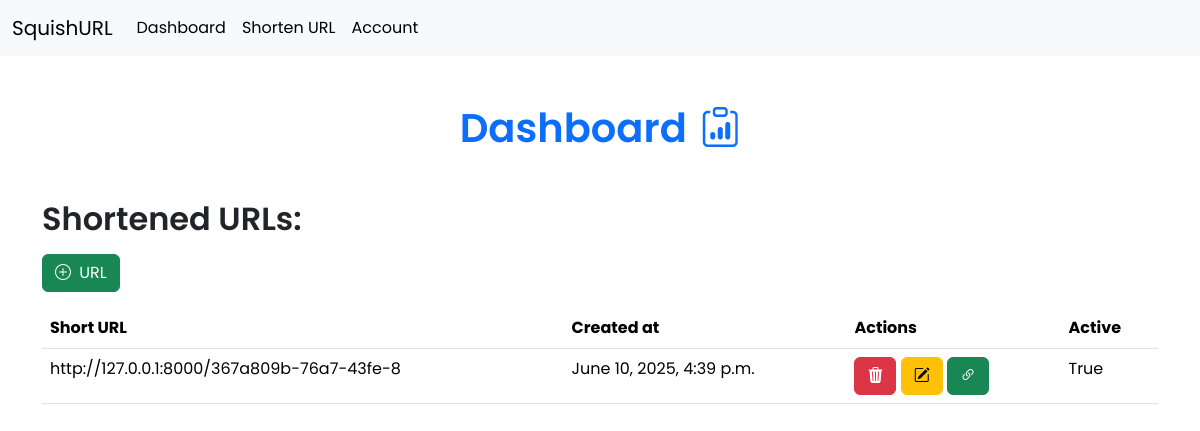
The app's page /dashboard/ (signed in), older data.
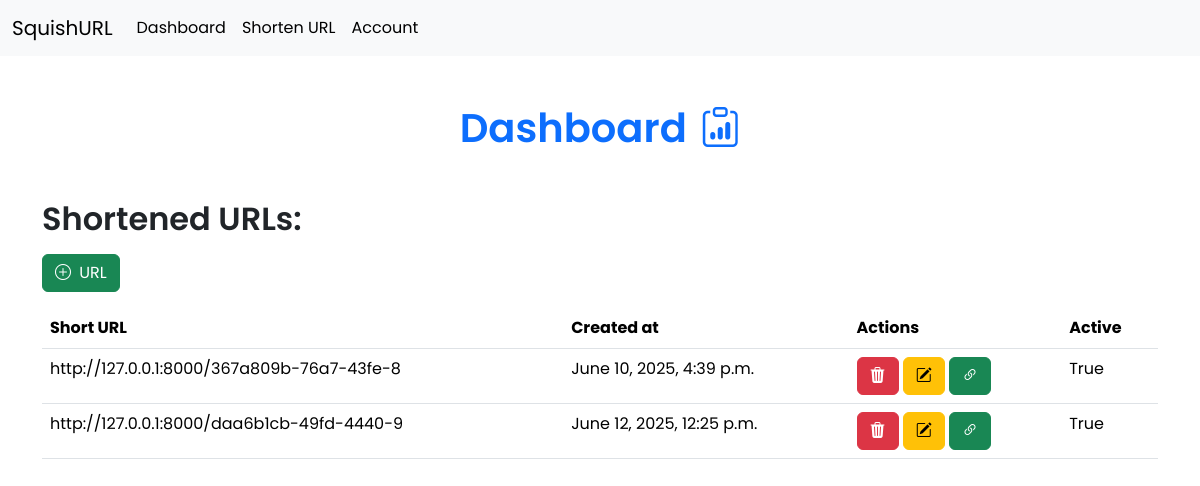
The same page, newer data.
### url_app/models.py (models this page shows)
class ShortenedUrl(models.Model):
    original_url = models.URLField(max_length=2048)
    short_code = models.CharField(max_length=20, unique=True)
    created_at = models.DateTimeField(auto_now_add=True)
    owner = models.ForeignKey(User, on_delete=models.CASCADE, null=True, blank=True)
    custom_code = models.CharField(max_length=20, unique=True, null=True)
    expiry_date = models.DateTimeField(null=True, blank=True)
    max_uses = models.IntegerField(null=True, blank=True)
    current_uses = models.IntegerField(default=0, null=True)
    url_password  = models.CharField(max_length=128, null=True, blank=True)
    is_active = models.BooleanField(default=True)
    qr_code = models.ImageField(blank=True, null=True)

### url_app/views.py (the view)
# urls.py: path('dashboard/', views.Dashboard, name='dashboard'),
@login_required
def Dashboard(request):
    links = ShortenedUrl.objects.all()
    return render(request, "app/dashboard.html", {"links": links})

### url_app/templates/app/dashboard.html (shortened to what this page needs)
<!DOCTYPE html>
<html lang="en">
<head>
    <link href="https://cdn.jsdelivr.net/npm/bootstrap@5.3.6/dist/css/bootstrap.min.css" rel="stylesheet">
    <link rel="stylesheet" href="https://cdn.jsdelivr.net/npm/bootstrap-icons@1.13.1/font/bootstrap-icons.min.css">
</head>
<body>
    <nav class="navbar navbar-expand-lg bg-body-tertiary">
        <div class="container-fluid">
            <a class="navbar-brand" href="#">SquishURL</a>
            <div class="collapse navbar-collapse" id="navbarNav">
                <ul class="navbar-nav">
                    <li class="nav-item">
                        <a class="nav-link active" href="{% url 'dashboard' %}">Dashboard</a>
                    </li>
                    <li class="nav-item">
                        <a class="nav-link active" href="{% url 'create_url' %}">Shorten URL</a>
                    </li>
                    <li class="nav-item">
                        <a class="nav-link active" href="{% url 'account' %}">Account</a>
                    </li>
                </ul>
            </div>
        </div>
    </nav>
    <h1 class="text-center text-primary my-5 fw-semibold">
        Dashboard <i class="bi bi-clipboard-data ms-1"></i>
    </h1>
    <div class="container">
        <h2 class="fw-semibold mb-3">Shortened URLs:</h3>
        <div class="d-flex mb-3">
            <a href="{% url 'create_url' %}" class="btn btn-success"><i class="bi bi-plus-circle me-1"></i> URL</a>
        </div>
        <table class="table user-select-auto">
            <thead>
                <tr>
                    <th scope="col">Short URL</th>
                    <th scope="col">Created at</th>
                    <th scope="col">Actions</th>
                    <th scope="col">Active</th>
                </tr>
            </thead>
            <tbody>
                {% for link in links %}
                <tr>
                    <td scope="row">{{ "http://127.0.0.1:8000/"|add:link.short_code }}</td>
                    <td>{{ link.created_at }}</td>
                    <td>
                        <a href="{% url 'delete_url' link.pk %}" class="btn btn-danger"><i class="bi bi-trash3-fill"></i></a>
                        <a href="{% url 'edit_url' link.pk %}" class="btn btn-warning"><i class="bi bi-pencil-square"></i></a>
                        <a href="{% url 'view_url' link.pk %}" class="btn btn-success"><i class="bi bi-link-45deg"></i></a>
                    </td>
                    <td>{{ link.is_active }}</td>
                </tr>
                {% endfor %}
            </tbody>
        </table>
    </div>
</body>
</html>

Row changes from the older to the newer data that the page shows:
added ShortenedUrl: short_code "http://127.0.0.1:8000/daa6b1cb-49fd-4440-9", created_at "June 12, 2025, 12:25 p.m.", is_active "True"
